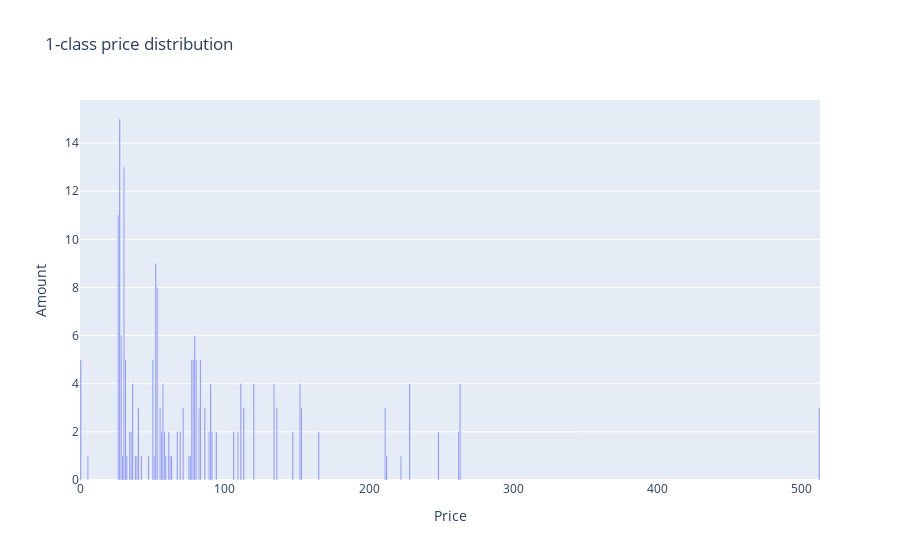
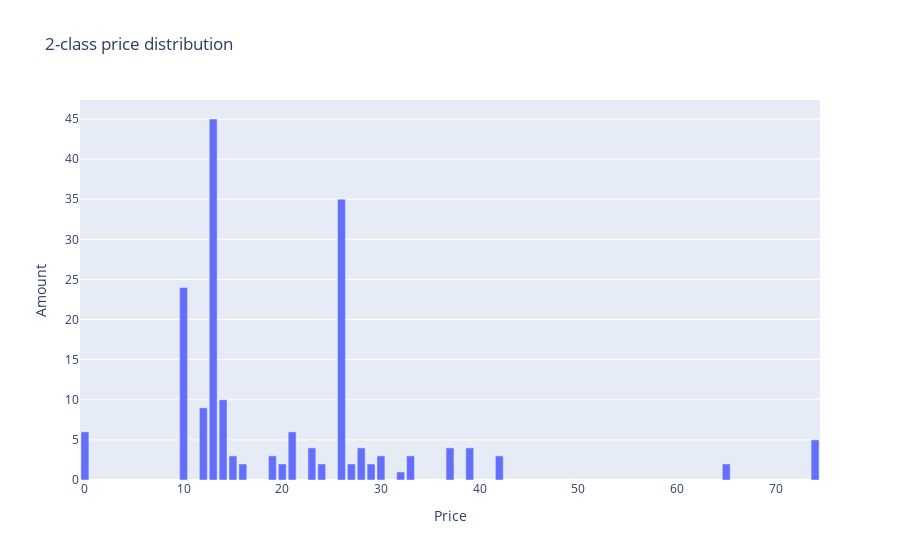

Notebook code cell kept with these figures, in order:
### Markdown cell above
2. Постройте гистограммы распределения цен для пассажиров разных классов

### Code cell
df = df_all.copy()

df = df_all.copy()
df = df.groupby(["Fare", "Pclass"])["PassengerId"].size().reset_index(name="amount")
df.loc[:, "Fare"] = df["Fare"].apply(round)

for p_class in range(1, 4):
    df_class = df[df["Pclass"] == p_class]
    df_class = df_class.groupby("Fare")["amount"].sum().reset_index()
    
    fig = go.Figure()
    fig.add_trace(go.Bar(x=df_class["Fare"],
                         y=df_class["amount"]))
    fig.update_layout(title_text=f"{p_class}-class price distribution",
                      xaxis_title="Price",
                      yaxis_title="Amount")
    fig.show()

### Figure 1 — Plotly figure (JSON) as saved in the notebook; plotly's stock layout.template omitted (floating-point values rounded to 4 significant figures)
{"data": [{"type": "bar", "x": [0, 5, 26, 27, 28, 29, 30, 31, 32, 34, 35, 36, 38, 39, 40, 42, 47, 50, 51, 52, 53, 55, 56, 57, 58, 59, 61, 62, 63, 67, 69, 71, 75, 76, 77, 78, 79, 80, 82, 83, 86, 89, 90, 91, 94, 106, 109, 111, 113, 120, 134, 136, 147, 152, 153, 165, 211, 212, 222, 228, 248, 262, 263, 512], "y": [5, 1, 11, 15, 6, 1, 13, 5, 1, 2, 2, 4, 1, 1, 3, 1, 1, 5, 1, 9, 8, 3, 2, 4, 2, 1, 2, 1, 1, 2, 2, 3, 1, 1, 5, 5, 6, 5, 3, 5, 3, 2, 4, 2, 2, 2, 2, 4, 3, 4, 4, 3, 2, 4, 3, 2, 3, 1, 1, 4, 2, 2, 4, 3]}], "layout": {"autosize": true, "title": {"text": "1-class price distribution"}, "xaxis": {"autorange": true, "range": [-0.5, 512.5], "title": {"text": "Price"}, "type": "linear"}, "yaxis": {"autorange": true, "range": [0, 15.79], "title": {"text": "Amount"}, "type": "linear"}}}

### Figure 2 — Plotly figure (JSON) as saved in the notebook; plotly's stock layout.template omitted (floating-point values rounded to 4 significant figures)
{"data": [{"type": "bar", "x": [0, 10, 12, 13, 14, 15, 16, 19, 20, 21, 23, 24, 26, 27, 28, 29, 30, 32, 33, 37, 39, 42, 65, 74], "y": [6, 24, 9, 45, 10, 3, 2, 3, 2, 6, 4, 2, 35, 2, 4, 2, 3, 1, 3, 4, 4, 3, 2, 5]}], "layout": {"autosize": true, "title": {"text": "2-class price distribution"}, "xaxis": {"autorange": true, "range": [-0.5, 74.5], "title": {"text": "Price"}, "type": "linear"}, "yaxis": {"autorange": true, "range": [0, 47.37], "title": {"text": "Amount"}, "type": "linear"}}}
